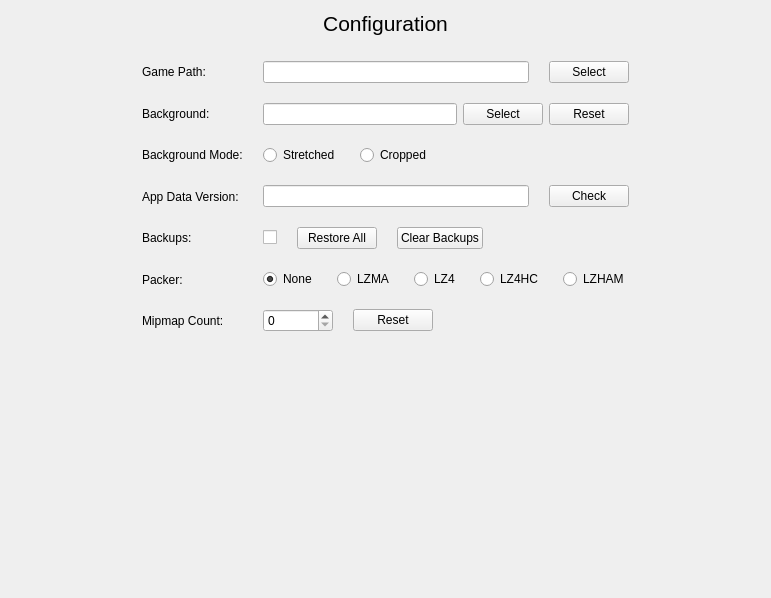
<?xml version="1.0" encoding="UTF-8"?>
<ui version="4.0">
 <class>Config</class>
 <widget class="QWidget" name="Config">
  <property name="geometry">
   <rect>
    <x>0</x>
    <y>0</y>
    <width>771</width>
    <height>598</height>
   </rect>
  </property>
  <property name="sizePolicy">
   <sizepolicy hsizetype="Preferred" vsizetype="Preferred">
    <horstretch>0</horstretch>
    <verstretch>0</verstretch>
   </sizepolicy>
  </property>
  <property name="windowTitle">
   <string>Form</string>
  </property>
  <property name="styleSheet">
   <string notr="true"/>
  </property>
  <layout class="QVBoxLayout" name="verticalLayout">
   <property name="spacing">
    <number>20</number>
   </property>
   <property name="sizeConstraint">
    <enum>QLayout::SizeConstraint::SetDefaultConstraint</enum>
   </property>
   <item>
    <widget class="QLabel" name="label_4">
     <property name="sizePolicy">
      <sizepolicy hsizetype="Preferred" vsizetype="Minimum">
       <horstretch>0</horstretch>
       <verstretch>0</verstretch>
      </sizepolicy>
     </property>
     <property name="minimumSize">
      <size>
       <width>100</width>
       <height>30</height>
      </size>
     </property>
     <property name="maximumSize">
      <size>
       <width>16777215</width>
       <height>30</height>
      </size>
     </property>
     <property name="font">
      <font>
       <pointsize>16</pointsize>
      </font>
     </property>
     <property name="text">
      <string>Configuration</string>
     </property>
     <property name="scaledContents">
      <bool>false</bool>
     </property>
     <property name="alignment">
      <set>Qt::AlignmentFlag::AlignHCenter|Qt::AlignmentFlag::AlignTop</set>
     </property>
    </widget>
   </item>
   <item>
    <layout class="QHBoxLayout" name="maincontent">
     <item>
      <spacer name="horizontalSpacer_2">
       <property name="orientation">
        <enum>Qt::Orientation::Horizontal</enum>
       </property>
       <property name="sizeHint" stdset="0">
        <size>
         <width>40</width>
         <height>20</height>
        </size>
       </property>
      </spacer>
     </item>
     <item>
      <layout class="QVBoxLayout" name="verticalLayout_5">
       <item>
        <widget class="QLabel" name="label">
         <property name="toolTip">
          <string>Game Data Path up to the 0x000000 folder</string>
         </property>
         <property name="text">
          <string>Game Path: </string>
         </property>
        </widget>
       </item>
       <item>
        <widget class="QLabel" name="label_5">
         <property name="toolTip">
          <string>App Background Image</string>
         </property>
         <property name="text">
          <string>Background:</string>
         </property>
        </widget>
       </item>
       <item>
        <widget class="QLabel" name="label_9">
         <property name="toolTip">
          <string>Background image display mode</string>
         </property>
         <property name="text">
          <string>Background Mode:</string>
         </property>
        </widget>
       </item>
       <item>
        <widget class="QLabel" name="label_3">
         <property name="toolTip">
          <string>Current App Data Version</string>
         </property>
         <property name="text">
          <string>App Data Version:</string>
         </property>
        </widget>
       </item>
       <item>
        <widget class="QLabel" name="label_2">
         <property name="toolTip">
          <string>Create and manage backups of replaced assets</string>
         </property>
         <property name="text">
          <string>Backups:</string>
         </property>
        </widget>
       </item>
       <item>
        <widget class="QLabel" name="label_7">
         <property name="toolTip">
          <string>What packer to use when creating bundles</string>
         </property>
         <property name="text">
          <string>Packer:</string>
         </property>
        </widget>
       </item>
       <item>
        <widget class="QLabel" name="label_6">
         <property name="toolTip">
          <string>Amount of Mipmaps to generate for asset images</string>
         </property>
         <property name="text">
          <string>Mipmap Count:</string>
         </property>
        </widget>
       </item>
      </layout>
     </item>
     <item>
      <layout class="QVBoxLayout" name="verticalLayout_3">
       <item>
        <layout class="QHBoxLayout" name="horizontalLayout">
         <item>
          <widget class="QLineEdit" name="gameLine">
           <property name="enabled">
            <bool>true</bool>
           </property>
           <property name="toolTip">
            <string/>
           </property>
           <property name="readOnly">
            <bool>true</bool>
           </property>
          </widget>
         </item>
         <item>
          <widget class="QPushButton" name="gameButton">
           <property name="cursor">
            <cursorShape>PointingHandCursor</cursorShape>
           </property>
           <property name="text">
            <string>Select</string>
           </property>
           <property name="icon">
            <iconset theme="QIcon::ThemeIcon::FolderOpen"/>
           </property>
          </widget>
         </item>
        </layout>
       </item>
       <item>
        <layout class="QHBoxLayout" name="horizontalLayout_2">
         <property name="spacing">
          <number>6</number>
         </property>
         <item>
          <widget class="QLineEdit" name="bgLine">
           <property name="enabled">
            <bool>true</bool>
           </property>
           <property name="toolTip">
            <string/>
           </property>
           <property name="toolTipDuration">
            <number>-1</number>
           </property>
           <property name="readOnly">
            <bool>true</bool>
           </property>
          </widget>
         </item>
         <item>
          <widget class="QPushButton" name="bgButton">
           <property name="cursor">
            <cursorShape>PointingHandCursor</cursorShape>
           </property>
           <property name="toolTip">
            <string/>
           </property>
           <property name="text">
            <string>Select</string>
           </property>
           <property name="icon">
            <iconset theme="QIcon::ThemeIcon::DocumentOpen"/>
           </property>
          </widget>
         </item>
         <item>
          <widget class="QPushButton" name="bgResetButton">
           <property name="cursor">
            <cursorShape>PointingHandCursor</cursorShape>
           </property>
           <property name="text">
            <string>Reset</string>
           </property>
           <property name="flat">
            <bool>false</bool>
           </property>
          </widget>
         </item>
        </layout>
       </item>
       <item>
        <layout class="QHBoxLayout" name="horizontalLayout_8">
         <item>
          <widget class="QRadioButton" name="stretchedButton">
           <property name="cursor">
            <cursorShape>PointingHandCursor</cursorShape>
           </property>
           <property name="toolTip">
            <string>Stretch background image to fill window</string>
           </property>
           <property name="text">
            <string>Stretched</string>
           </property>
           <property name="checked">
            <bool>true</bool>
           </property>
          </widget>
         </item>
         <item>
          <widget class="QRadioButton" name="croppedButton">
           <property name="cursor">
            <cursorShape>PointingHandCursor</cursorShape>
           </property>
           <property name="toolTip">
            <string>Crop background image to maintain aspect ratio</string>
           </property>
           <property name="text">
            <string>Cropped</string>
           </property>
          </widget>
         </item>
         <item>
          <spacer name="horizontalSpacer_6">
           <property name="orientation">
            <enum>Qt::Orientation::Horizontal</enum>
           </property>
           <property name="sizeHint" stdset="0">
            <size>
             <width>40</width>
             <height>20</height>
            </size>
           </property>
          </spacer>
         </item>
        </layout>
       </item>
       <item>
        <layout class="QHBoxLayout" name="horizontalLayout_3">
         <item>
          <widget class="QLineEdit" name="updateLine">
           <property name="readOnly">
            <bool>true</bool>
           </property>
          </widget>
         </item>
         <item>
          <widget class="QPushButton" name="updateButton">
           <property name="cursor">
            <cursorShape>PointingHandCursor</cursorShape>
           </property>
           <property name="text">
            <string>Check</string>
           </property>
          </widget>
         </item>
        </layout>
       </item>
       <item>
        <layout class="QHBoxLayout" name="horizontalLayout_5">
         <item>
          <widget class="QCheckBox" name="backupBox">
           <property name="cursor">
            <cursorShape>PointingHandCursor</cursorShape>
           </property>
           <property name="toolTip">
            <string/>
           </property>
           <property name="text">
            <string/>
           </property>
          </widget>
         </item>
         <item>
          <widget class="QPushButton" name="restoreButton">
           <property name="cursor">
            <cursorShape>PointingHandCursor</cursorShape>
           </property>
           <property name="toolTip">
            <string>Applies all backups already created</string>
           </property>
           <property name="text">
            <string>Restore All</string>
           </property>
          </widget>
         </item>
         <item>
          <widget class="QPushButton" name="clearButton">
           <property name="cursor">
            <cursorShape>PointingHandCursor</cursorShape>
           </property>
           <property name="toolTip">
            <string>Removes all backups created</string>
           </property>
           <property name="text">
            <string>Clear Backups</string>
           </property>
          </widget>
         </item>
         <item>
          <spacer name="horizontalSpacer_3">
           <property name="orientation">
            <enum>Qt::Orientation::Horizontal</enum>
           </property>
           <property name="sizeHint" stdset="0">
            <size>
             <width>40</width>
             <height>20</height>
            </size>
           </property>
          </spacer>
         </item>
        </layout>
       </item>
       <item>
        <layout class="QHBoxLayout" name="horizontalLayout_6">
         <item>
          <widget class="QRadioButton" name="noneButton">
           <property name="cursor">
            <cursorShape>PointingHandCursor</cursorShape>
           </property>
           <property name="text">
            <string>None</string>
           </property>
           <property name="checked">
            <bool>true</bool>
           </property>
          </widget>
         </item>
         <item>
          <widget class="QRadioButton" name="lzmaButton">
           <property name="cursor">
            <cursorShape>PointingHandCursor</cursorShape>
           </property>
           <property name="text">
            <string>LZMA</string>
           </property>
          </widget>
         </item>
         <item>
          <widget class="QRadioButton" name="lz4Button">
           <property name="cursor">
            <cursorShape>PointingHandCursor</cursorShape>
           </property>
           <property name="text">
            <string>LZ4</string>
           </property>
          </widget>
         </item>
         <item>
          <widget class="QRadioButton" name="lz4hcButton">
           <property name="cursor">
            <cursorShape>PointingHandCursor</cursorShape>
           </property>
           <property name="text">
            <string>LZ4HC</string>
           </property>
          </widget>
         </item>
         <item>
          <widget class="QRadioButton" name="lzhamButton">
           <property name="cursor">
            <cursorShape>PointingHandCursor</cursorShape>
           </property>
           <property name="text">
            <string>LZHAM</string>
           </property>
          </widget>
         </item>
        </layout>
       </item>
       <item>
        <layout class="QHBoxLayout" name="horizontalLayout_4">
         <item>
          <widget class="QSpinBox" name="mipBox">
           <property name="minimumSize">
            <size>
             <width>70</width>
             <height>0</height>
            </size>
           </property>
           <property name="toolTip">
            <string/>
           </property>
          </widget>
         </item>
         <item>
          <widget class="QPushButton" name="mipButton">
           <property name="cursor">
            <cursorShape>PointingHandCursor</cursorShape>
           </property>
           <property name="text">
            <string>Reset</string>
           </property>
          </widget>
         </item>
         <item>
          <spacer name="horizontalSpacer_4">
           <property name="orientation">
            <enum>Qt::Orientation::Horizontal</enum>
           </property>
           <property name="sizeHint" stdset="0">
            <size>
             <width>40</width>
             <height>20</height>
            </size>
           </property>
          </spacer>
         </item>
        </layout>
       </item>
      </layout>
     </item>
     <item>
      <spacer name="horizontalSpacer">
       <property name="orientation">
        <enum>Qt::Orientation::Horizontal</enum>
       </property>
       <property name="sizeHint" stdset="0">
        <size>
         <width>40</width>
         <height>20</height>
        </size>
       </property>
      </spacer>
     </item>
    </layout>
   </item>
   <item>
    <spacer name="verticalSpacer">
     <property name="orientation">
      <enum>Qt::Orientation::Vertical</enum>
     </property>
     <property name="sizeHint" stdset="0">
      <size>
       <width>20</width>
       <height>40</height>
      </size>
     </property>
    </spacer>
   </item>
  </layout>
 </widget>
 <resources/>
 <connections/>
</ui>
